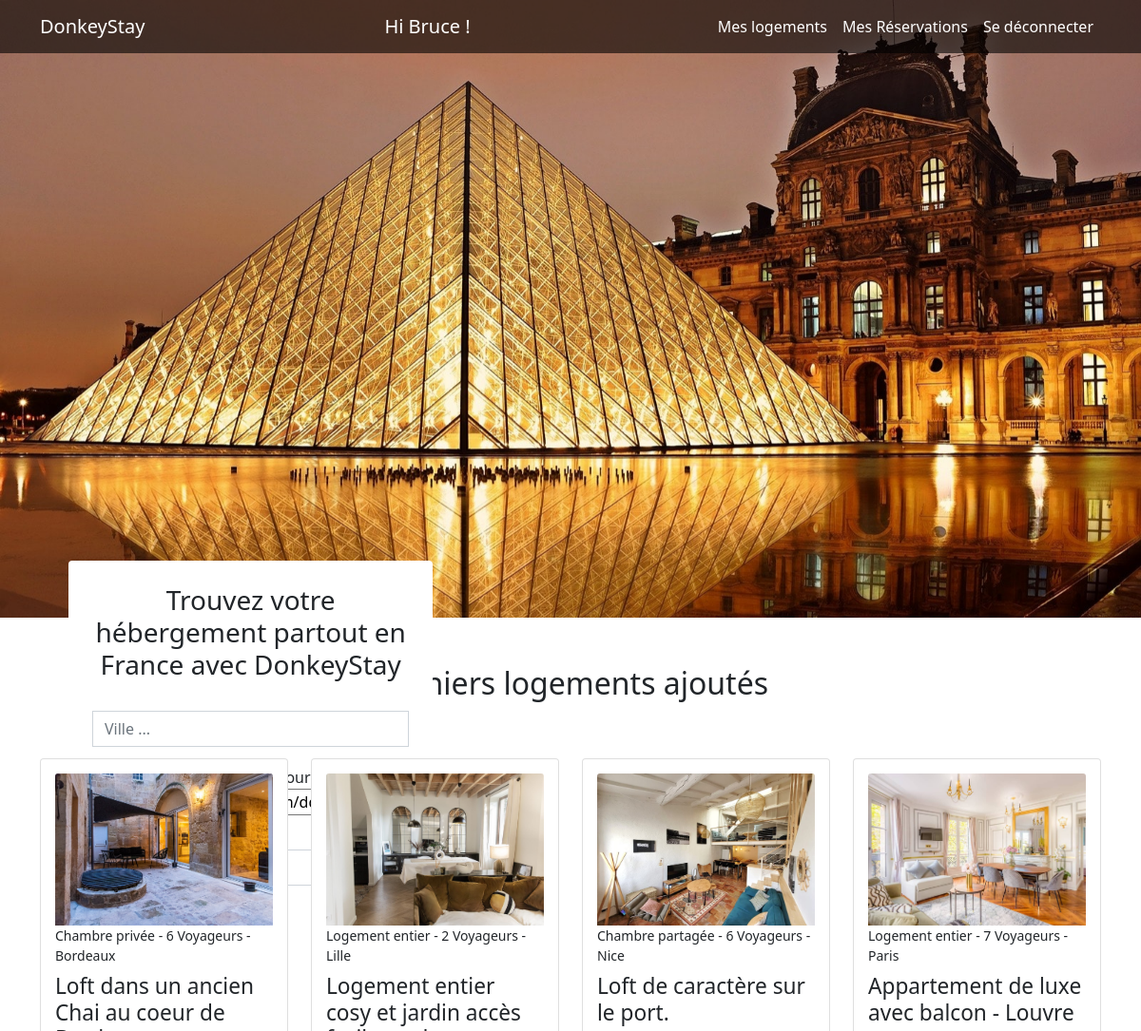
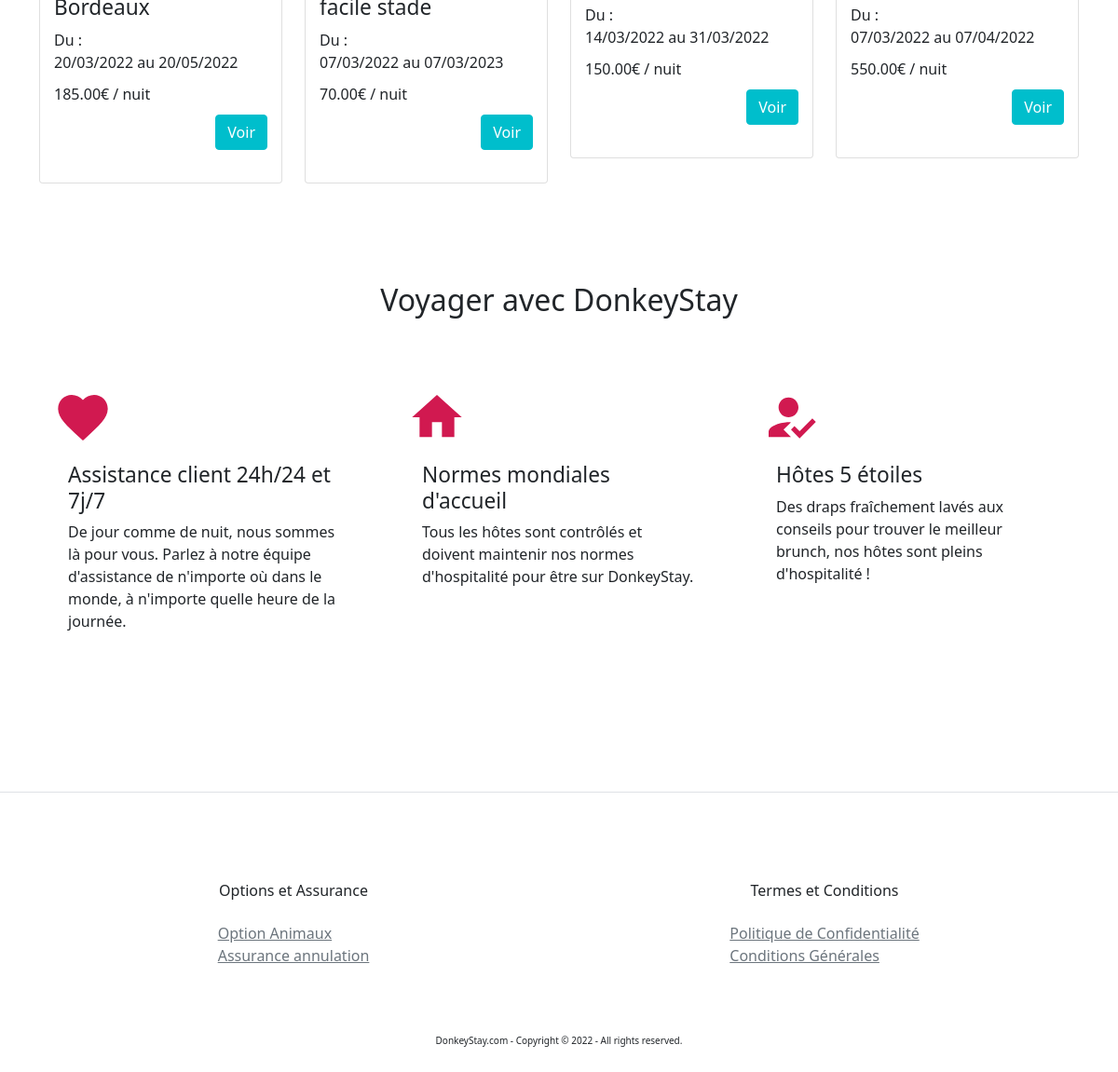
Screenshot of / (signed in) with the database file from the repository (2 pictures, top to bottom).
### tables this page shows
CREATE TABLE IF NOT EXISTS `image` (
  `id` INT NOT NULL AUTO_INCREMENT,
  `img` VARCHAR(200) NOT NULL,
  `room_id` INT NOT NULL,
  PRIMARY KEY (`id`, `room_id`),
  CONSTRAINT `fk_Images_Rooms1`
    FOREIGN KEY (`room_id`)
    REFERENCES `room` (`id`)
    ON DELETE NO ACTION
    ON UPDATE NO ACTION);

CREATE TABLE IF NOT EXISTS `room` (
  `id` INT NOT NULL AUTO_INCREMENT,
  `roomtype_id` INT NOT NULL,
  `hometype_id` INT NOT NULL,
  `title` VARCHAR(80) NOT NULL,
  `description` MEDIUMTEXT NULL,
  `capacity` INT NOT NULL,
  `nb_bedroom` INT NOT NULL,
  `nb_bathroom` INT NOT NULL,
  `price` DECIMAL(6,2) NOT NULL,
  `adress` VARCHAR(200) NOT NULL,
  `city` VARCHAR(45) NOT NULL,
  `has_tv` TINYINT(1) NOT NULL,
  `has_wifi` TINYINT(1) NOT NULL,
  `has_kitchen` TINYINT(1) NOT NULL,
  `has_aircon` TINYINT(1) NOT NULL,
  `start_dispo` DATE NOT NULL,
  `end_dispo` DATE NOT NULL,
  `user_id` INT NOT NULL,
  `capacity_id` INT NOT NULL,
  PRIMARY KEY (`id`, `roomtype_id`, `hometype_id`, `user_id`, `capacity_id`),
  CONSTRAINT `fk_Rooms_Roomtypes1`
    FOREIGN KEY (`roomtype_id`)
    REFERENCES `roomtype` (`id`)
    ON DELETE NO ACTION
    ON UPDATE NO ACTION,
  CONSTRAINT `fk_Rooms_Hometypes1`
    FOREIGN KEY (`hometype_id`)
    REFERENCES `hometype` (`id`)
    ON DELETE NO ACTION
    ON UPDATE NO ACTION,
  CONSTRAINT `fk_room_user1`
    FOREIGN KEY (`user_id`)
    REFERENCES `user` (`id`)
    ON DELETE NO ACTION
    ON UPDATE NO ACTION,
  CONSTRAINT `fk_room_capacity1`
    FOREIGN KEY (`capacity_id`)
    REFERENCES `capacity` (`id`)
    ON DELETE NO ACTION
    ON UPDATE NO ACTION);

CREATE TABLE IF NOT EXISTS `roomtype` (
  `id` INT NOT NULL AUTO_INCREMENT,
  `rname` VARCHAR(45) NOT NULL,
  PRIMARY KEY (`id`));

CREATE TABLE IF NOT EXISTS `capacity` (
  `id` INT NOT NULL AUTO_INCREMENT,
  `nb_traveler` VARCHAR(45) NOT NULL,
  PRIMARY KEY (`id`));

### index.php (the view, shortened to what this page needs)
<?php
require_once "searchBar.php";
?>
        <section>
            <div>
                <div class="container">
                    <h2 class="h2-index">Derniers logements ajoutés</h2>
                    <div class="row">
                        <?php
                        $lastestAddQuery = $dbh->query('SELECT room.*,rname,nb_traveler FROM room INNER JOIN roomtype ON roomtype.id = room.roomtype_id INNER JOIN capacity ON capacity.id = room.capacity_id ORDER BY id DESC LIMIT 4');
                        $lastestAdd = $lastestAddQuery->fetchall(PDO::FETCH_ASSOC);
                        foreach ($lastestAdd as $row_lastestAdd) {
                            $startDateAdd = new DateTime($row_lastestAdd['start_dispo']);
                            $endDateAdd = new DateTime($row_lastestAdd['end_dispo']);
                            $lastestAddImgQuery = $dbh->query('SELECT * FROM image WHERE room_id =' . $row_lastestAdd['id'] . ' LIMIT 1');
                            $lastestAddImg = $lastestAddImgQuery->fetchall(PDO::FETCH_ASSOC);
                        ?>
                            <div class="col-lg-3 mb-3">
                                <div class="card">
                                    <?php
                                    foreach ($lastestAddImg as $row_lastestAddImg) {
                                        if ($row_lastestAddImg['room_id'] === $row_lastestAdd['id']) {
                                            echo '<img src="' . $row_lastestAddImg['img'] . '" alt="" class="card-img-top">';
                                        }
                                    }
                                    ?>
                                    <small class="mb-2"><?php echo $row_lastestAdd['rname'] . ' - ' . $row_lastestAdd['nb_traveler'] . ' - ' . $row_lastestAdd['city'] ?></small>
                                    <div id="card">
                                        <h3 class="h3 card-title"><?php echo $row_lastestAdd['title'] ?></h3>
                                        <p class="card-text"><?php echo "Du : <br>" . $startDateAdd->format('d/m/Y') . " au " .  $endDateAdd->format('d/m/Y') ?></p>
                                        <p class="card-text"><?php echo $row_lastestAdd['price'] . '€ / nuit ' ?></p>
                                        <div class="button-submit-search-bar"><a href="lodging_info.php?id=<?php echo $row_lastestAdd['id'] ?>" class="btn btn-secondary">Voir</a></div>
                                    </div>
                                </div>
                            </div>
                        <?php
                        }
                        ?>
                    </div>
                </div>
            </div>
        </section>
        <section>
            <div class="container-fluid container py-3 mt-4">
                <h2 class="h2-index ">Voyager avec DonkeyStay</h2>
                <div class="row mt-4">
                    <div class="col-md-4">
                        <div class="card mb-3 border-0">
                            <svg viewBox="0 0 24 24" xmlns="http://www.w3.org/2000/svg" width="64" height="64">
                                <path d="M0 0h24v24H0z" fill="none" />
                                <path d="M12 21.35l-1.45-1.32C5.4 15.36 2 12.28 2 8.5 2 5.42 4.42 3 7.5 3c1.74 0 3.41.81 4.5 2.09C13.09 3.81 14.76 3 16.5 3 19.58 3 22 5.42 22 8.5c0 3.78-3.4 6.86-8.55 11.54L12 21.35z" />
                            </svg>
                            <div class="card-body pl-0">
                                <h3 class="h3 card-title">Assistance client 24h/24 et 7j/7</h3>
                                <p class="card-text">De jour comme de nuit, nous sommes là pour vous. Parlez à notre équipe d'assistance de n'importe où dans le monde, à n'importe quelle heure de la journée.</p>
                            </div>
                        </div>
                    </div>
                    <div class="col-md-4">
                        <div class="card mb-3 border-0">
                            <svg xmlns="http://www.w3.org/2000/svg" width="64" height="64" viewBox="0 0 24 24">
                                <path d="M10 20v-6h4v6h5v-8h3L12 3 2 12h3v8z" />
                                <path d="M0 0h24v24H0z" fill="none" />
                            </svg>
                            <div class="card-body pl-0">
                                <h3 class="h3 card-title">Normes mondiales d'accueil</h3>
                                <p class="card-text">Tous les hôtes sont contrôlés et doivent maintenir nos normes d'hospitalité pour être sur DonkeyStay.</p>
                            </div>
                        </div>
                    </div>
                    <div class="col-md-4">
                        <div class="card mb-3 border-0">
                            <div class="card-body pl-0">
                                <h3 class="h3 card-title">Hôtes 5 étoiles</h3>
                                <p class="card-text">Des draps fraîchement lavés aux conseils pour trouver le meilleur brunch, nos hôtes sont pleins d'hospitalité !</p>
                            </div>
                        </div>
                    </div>
                </div>
            </div>
        </section>
        <div class="container-fluid border-top mt-5">
            <?php
            require_once "footer.php";
            ?>

### rows the page displays
room: roomtype.rname "Chambre privée", capacity.nb_traveler "6 Voyageurs", city "Bordeaux", title "Loft dans un ancien Chai au coeur de Bordeaux", start_dispo "20/03/2022", end_dispo "20/05/2022", price "185.00"
image: img (picture)
room: roomtype.rname "Logement entier", capacity.nb_traveler "2 Voyageurs", city "Lille", title "Logement entier cosy et jardin accès facile stade", start_dispo "07/03/2022", end_dispo "07/03/2023", price "70.00"
image: img (picture)
room: roomtype.rname "Chambre partagée", capacity.nb_traveler "6 Voyageurs", city "Nice", title "Loft de caractère sur le port.", start_dispo "14/03/2022", end_dispo "31/03/2022", price "150.00"
image: img (picture)
room: roomtype.rname "Logement entier", capacity.nb_traveler "7 Voyageurs", city "Paris", title "Appartement de luxe avec balcon - Louvre", start_dispo "07/03/2022", end_dispo "07/04/2022", price "550.00"
image: img (picture)

### other values shown
$_SESSION['name'] "Bruce"
